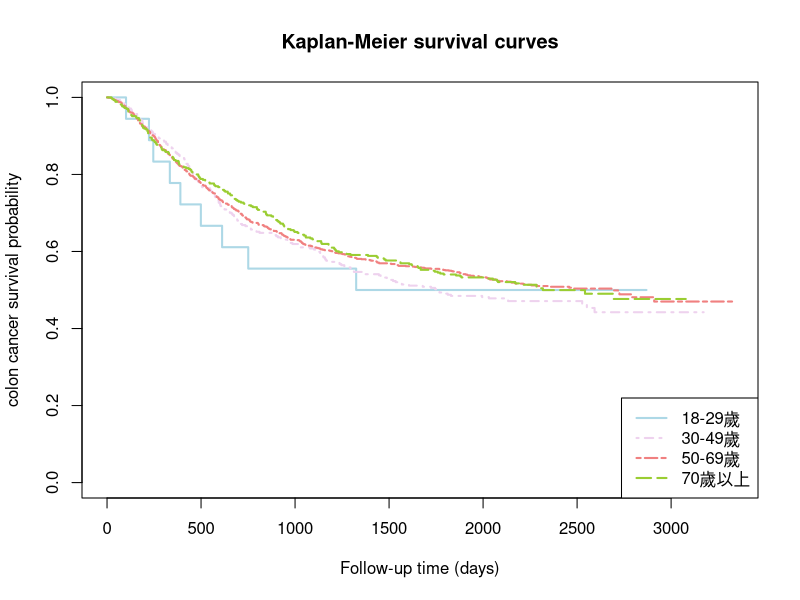

Reproduce this figure in R.
install.packages("survival")
library(survival)

data(package="survival") #把survival的所有資料叫出來
data(colon) #讀出survival中的cancer資料
force(data(colon)) #RStudio要打force才能讀取
head(colon,10) #讀10筆資料

colon$age_g<-ifelse(18<=colon$age & colon$age<=29,1,
                    ifelse(30<=colon$age & colon$age<=49,2,
                           ifelse(50<=colon$age & colon$age<=69,3,4)
                           )
                    )
colon$age_g<-as.factor(colon$age_g)

s<-survfit(Surv(colon$time,colon$status)~colon$age_g) #以age_g分層
summary(s)

##summarized survival data
print(s,print.rmean=T)

##plot curve
#mark.time=座標點
#conf.int=信賴區間
plot(s,mark.time = F,conf.int = F,
     col=c("lightblue","thistle2","lightcoral","yellowgreen"),lty=c(1,4,6,5),lwd=c(2,2,2,2),
     main="Kaplan-Meier survival curves",
     xlab="Follow-up time (days)",
     ylab="colon cancer survival probability"
)
legend("bottomright",c("18-29歲","30-49歲","50-69歲","70歲以上"),col=c("lightblue","thistle2","lightcoral","yellowgreen"),lty=c(1,4,6,5),lwd=c(2,2,2,2))


